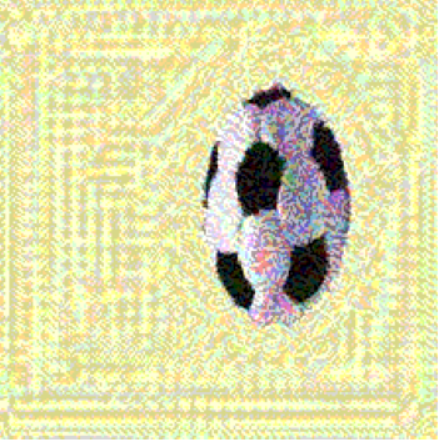
#> input picture Task5.2/Report/Media/image-1.png, 438 x 443 px; its folder holds only this picture in this run
$ python -i ball_detector_with_file_output.py   (imports and definitions only)
#> lines starting #> are read from the running program, lines starting #| are printed output that depends on the picture; after the words box and inside, x2 and y2 are one past the last pixel; in counts of white or black regions, pixels touching at a corner belong together
import cv2
import numpy as np
import os

# We pass the output_folder so the function knows where to save the .txt files
def detect_colored_balls(image_path, output_folder):
#> called with image_path = '../../Task5.2/Report/Media/image-1.png', output_folder = 'out.png'
    img = cv2.imread(image_path)
#> img is the input picture: shape (443, 438, 3); mean B, G, R 170.2, 220.6, 221.3
    if img is None:
        print(f"Could not load {image_path}")
        return

    img = cv2.resize(img, None, fx=0.8, fy=0.8)
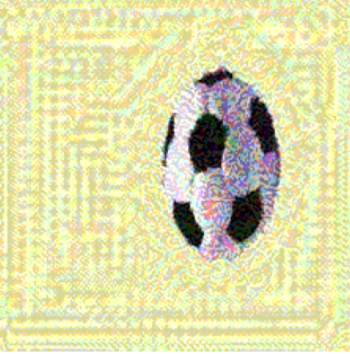
#> img: shape (354, 350, 3); mean B, G, R 170, 220.4, 221.1

    img_h, img_w = img.shape[:2]
#> img_h = 354; img_w = 350

    hsv = cv2.cvtColor(img, cv2.COLOR_BGR2HSV)
#> hsv: shape (354, 350, 3); mean H, S, V 40, 70, 227.4

    # Isolate Blue
    mask_blue = cv2.inRange(hsv, np.array([100, 100, 50]), np.array([140, 255, 255]))
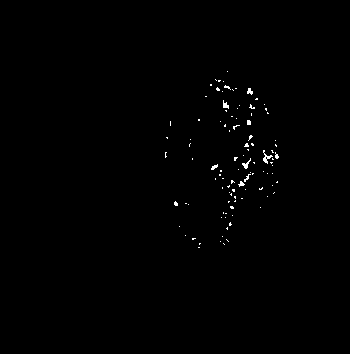
#> mask_blue: shape (354, 350); 0.48% white in thin lines or dots, all inside (x1, y1, x2, y2) = (165, 71, 279, 248)

    # Isolate Red
    mask_red1 = cv2.inRange(hsv, np.array([0, 120, 70]), np.array([10, 255, 255]))
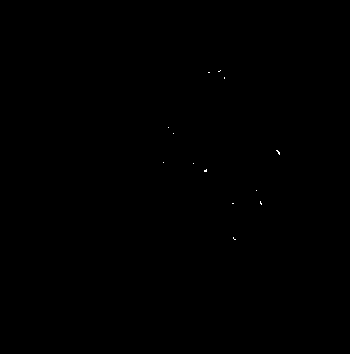
#> mask_red1: shape (354, 350); 0.03% white in thin lines or dots, all inside (x1, y1, x2, y2) = (163, 70, 280, 240)
    mask_red2 = cv2.inRange(hsv, np.array([170, 120, 70]), np.array([180, 255, 255]))
#> mask_red2: shape (354, 350); 0.03% white in thin lines or dots, all inside (x1, y1, x2, y2) = (169, 70, 279, 240)
    mask_red = cv2.bitwise_or(mask_red1, mask_red2)

    detected_labels = []

    def find_and_format(mask, class_id):

#> called with class_id = 0
        clean_mask = np.zeros_like(mask)

        contours, _ = cv2.findContours(mask, cv2.RETR_EXTERNAL, cv2.CHAIN_APPROX_SIMPLE)
#> contours = 102 contours, 100 with area under 20; largest, box (x1, y1, x2, y2) and area: (263, 150, 273, 164) 31, (242, 158, 251, 169) 22

        for cnt in contours:
            area = cv2.contourArea(cnt)
            if area > 50:

                x, y, w, h = cv2.boundingRect(cnt)
                aspect_ratio = float(w) / float(h)

                if 0.5 < aspect_ratio < 2.0:

                    hull = cv2.convexHull(cnt)
                    cv2.drawContours(clean_mask, [hull], -1, 255, thickness=cv2.FILLED)
#> this loop made 102 passes
#> area on pass 55: 21.5
#> clean_mask: shape (354, 350); every value is 0

        # Now we only need a TINY blur just to soften the edges.
        blurred_mask = cv2.GaussianBlur(clean_mask, (7, 7), 0)

        # Run HoughCircles on the beautifully clean mask
        circles = cv2.HoughCircles(
            blurred_mask,
            cv2.HOUGH_GRADIENT,
            dp=1,
            minDist=50,
            param1=50,
            param2=20,
            minRadius=10,
            maxRadius=200
        )
#> circles = None

        if circles is not None:
            circles = np.uint16(np.around(circles))
            for i in circles[0, :]:
                x, y, radius = i[0], i[1], i[2]

                width = radius * 2
                height = radius * 2

                # Normalize the coordinates (divide by image width/height)
                x_norm = x / img_w
                y_norm = y / img_h
                w_norm = width / img_w
                h_norm = height / img_h

                detected_labels.append(f"{class_id} {x_norm:.6f} {y_norm:.6f} {w_norm:.6f} {h_norm:.6f}")


    find_and_format(mask_blue, 0)
    find_and_format(mask_red, 1)
#> in find_and_format (call 2), `contours, _ = cv2.findContours(mask, cv2.RETR_EXTERNAL, cv2.CHAIN_APPR..`: contours = 22 contours, all with area under 20
#> the loop in find_and_format (call 2), `for cnt in contours:` made 22 passes
#> (cnt, area) on passes 2, 3, 4, 5, 7, 9, 10, 11, 12, 14, 15, 16: ([[228, 234]], 0), ([[258, 224], [257, 225]], 0), ([[263, 217]], 0), ([[232, 202], [232, 203], [233, 203]], 0.5), ([[256, 190]], 0), ([[220, 163], [220, 165]], 0), ([[193, 163]], 0), ([[163, 162]], 0), ([[267, 152]], 0), ([[223, 149], [223, 151]], 0), ([[173, 133]], 0), ([[168, 127], [169, 128], [169, 127]], 0.5)
#> area on passes 1, 6, 8, 13: 2.5, 2.5, 2.5, 6

    filename = os.path.basename(image_path)
    base_name = os.path.splitext(filename)[0]
    txt_path = os.path.join(output_folder, f"{base_name}.txt")

    with open(txt_path, 'w') as f:
        for label in detected_labels:
            f.write(label + "\n")

    print(f"Saved results for {filename} to {txt_path}")


SCRIPT_DIR = os.path.dirname(os.path.abspath(__file__))
image_folder = os.path.join(SCRIPT_DIR, "balls")
output_folder = os.path.join(SCRIPT_DIR, "labels")

# [9 lines not run here, left out]

>>> result = detect_colored_balls('../../Task5.2/Report/Media/image-1.png', 'out.png')

$ run again, on Task5.2/Report/Media/image-4.png
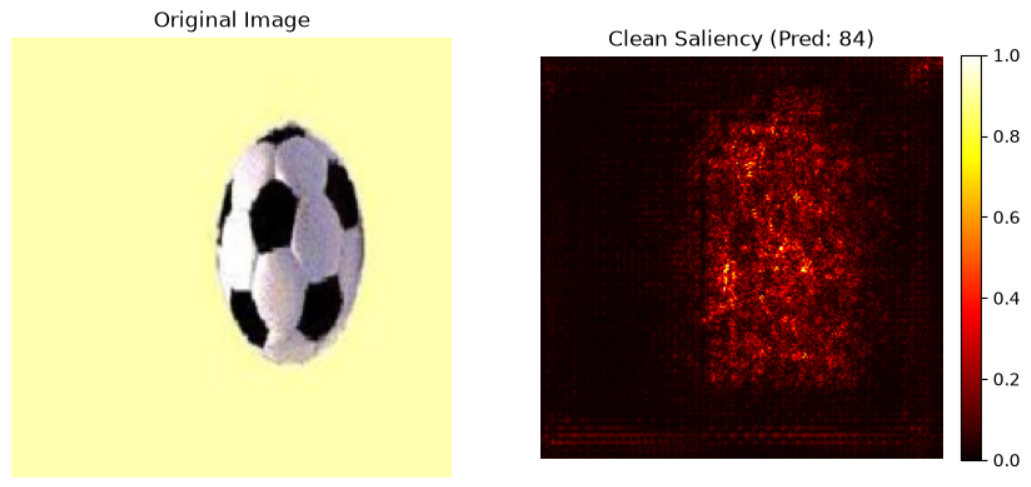
#> input picture Task5.2/Report/Media/image-4.png, 1031 x 487 px
#> in detect_colored_balls, img is the input picture: shape (487, 1031, 3); mean B, G, R 134.6, 161.8, 177.2
#> img: shape (390, 825, 3)
#> hsv: shape (390, 825, 3); mean H, S, V 15.8, 114.3, 177.5
#> mask_blue: shape (390, 825); 0% white in thin lines or dots, all inside (x1, y1, x2, y2) = (265, 131, 266, 132)
#> in detect_colored_balls, `mask_red1 = cv2.inRange(hsv, np.array([0, 120, 70]), np.array([10, 255..`:
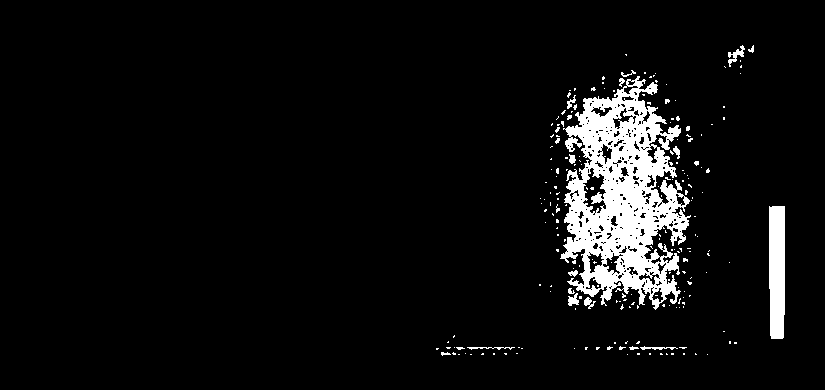
#> mask_red1: shape (390, 825); 6.2% white; 210 white regions (193 under 20 px)
#> mask_red2: shape (390, 825); every value is 0
#> contours = [[[265, 131]]]
#> the loop in find_and_format, `for cnt in contours:` made 1 pass
#> (cnt, area) on pass 1: ([[265, 131]], 0)
#> circles = None
#> contours = 202 contours, 190 with area under 20; largest, box (x1, y1, x2, y2) and area: (560, 76, 691, 310) 18234, (769, 206, 785, 339) 1902, (728, 45, 745, 67) 92, (568, 293, 579, 306) 66, (584, 297, 596, 309) 48
#> the loop in find_and_format (call 2), `for cnt in contours:` made 202 passes
#> (area, x, y, w, h, aspect_ratio) on passes 63, 105, 190, 202: (66, 568, 293, 11, 13, 0.846), (1902, 769, 206, 16, 133, 0.12), (18234, 560, 76, 131, 234, 0.56), (91.5, 728, 45, 17, 22, 0.773)
#> after the loop in find_and_format (call 2), `for cnt in contours:`:
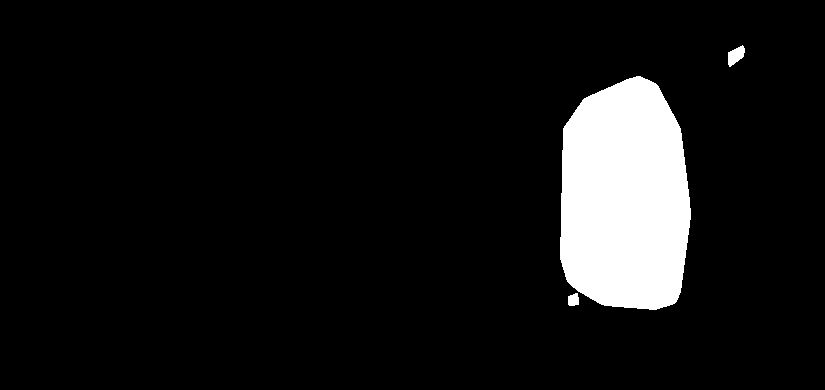
#> clean_mask: shape (390, 825); 8.1% white; 3 white regions, box (x1, y1, x2, y2) and area: (560, 76, 691, 310) 25609, (728, 45, 745, 67) 228, (568, 293, 579, 306) 120
